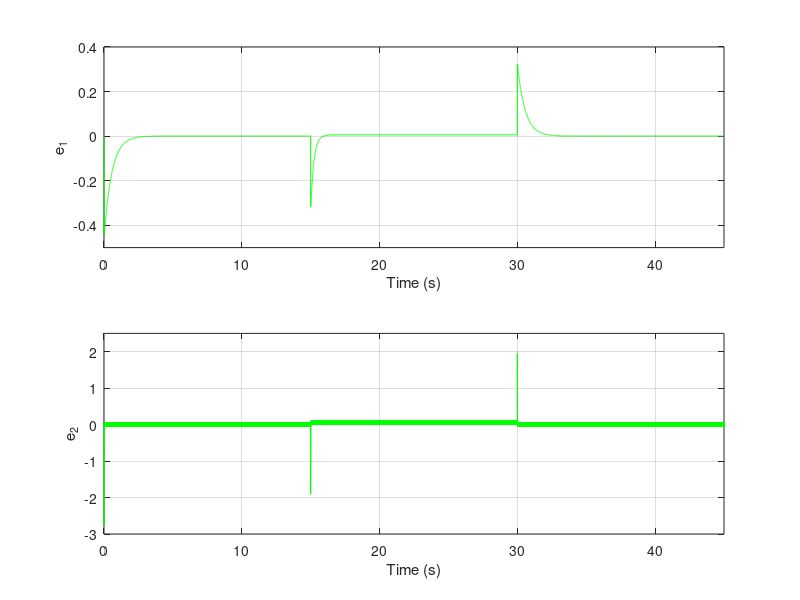

Write the MATLAB code that produced this figure. (Note: this script raises an error after producing the figure.)
x(1)=0.;
t(1)=0;
y(1)=0.;
n=45000;
tmax=45;
dt=tmax/n;
Q=10;
R=0.01;
m(1)=1;
alpha=1;
betta=100;
lambda=0.3;
gamma=20;
B=1;
Da=0.072;
r1(1)=0.;
r2(1)=0.;
e1(1)=x(1)-r1(1);
e2(1)=y(1)-r2(1);
u(1)=0;

for i=1:n-1,   

m(i+1)=m(i)+1;
    
g1(i)=0;
g2(i)=lambda;

f1(i)=x(i)+dt*(-alpha*x(i)+Da*(1-x(i))*exp(y(i)/(1+y(i)/gamma)));    
f2(i)=y(i)+dt*(-alpha*y(i)+B*Da*(1-x(i))*exp(y(i)/(1+y(i)/gamma)));

t(i+1)=t(i)+dt;

   if 0<=t(i+1) & t(i+1)<=15
    r1(i+1)=0.4472;
    elseif 15<t(i+1) & t(i+1)<30
    r1(i+1)=0.7646;
    elseif 30<=t(i+1) & t(i+1)<tmax 
    r1(i+1)=0.4472;
    end

   if 0<=t(i+1) & t(i+1)<=15
    r2(i+1)=2.752;
    elseif 15<t(i+1) & t(i+1)<30
    r2(i+1)=4.7052;
    elseif 30<=t(i+1) & t(i+1)<tmax 
    r2(i+1)=2.752;
   end
    
if (y(i)-r2(i))>0 
S(i)=1;
elseif (y(i)-r2(i))<0
S(i)=-1;
else 
S(i)=0;  
end 

u(i)=-1/g2(i)*(-betta*S(i)+r2(i+1)-r2(i)-f2(i));
   
x(i+1)=f1(i);    
y(i+1)=y(i)+dt*(-betta*S(i)+r2(i+1)-r2(i)); 

e1(i+1)=x(i+1)-r1(i+1);
e2(i+1)=y(i+1)-r2(i+1);
  
end

if (y(n)-r2(n))>0 
S(n)=1;
elseif (y(n)-r2(n))<0
S(n)=-1;
else 
S(n)=0;  
end 

for j=1:n-1,      
    tt(j)=t(j);    
end

subplot(2,1,1), plot(t,e1,'g-')
 
ylabel('e_1')
xlabel('Time (s)')
axis([0 tmax -0.5 0.4])

grid

hold on;
 
subplot(2,1,2), plot(t,e2,'g-')
 
ylabel('e_2')
xlabel('Time (s)')
axis([0 tmax -3 2.5])

grid

writematrix([t', e1', e2'], 'fig2c_reference.csv');
clear all;
